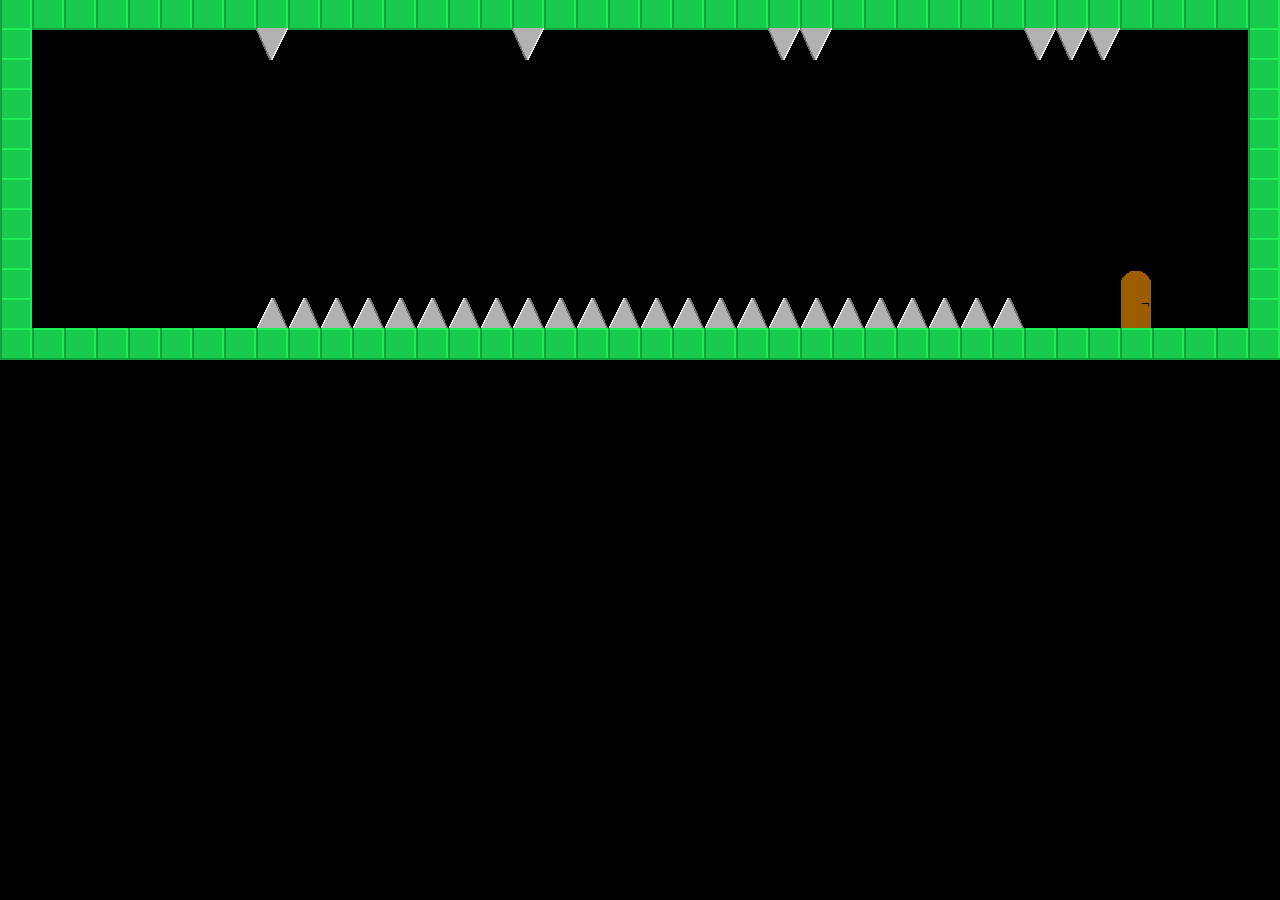

The image is a tile-based game level rendered from a .tmx file. Its description and source (layers, tilesets, objects; grid data summarised) follow:
An orthogonal 40x30 tile map with 32x30 px tiles, 1 tile layer (Tile Layer 1), 3 tilesets.

<map version="1.0" orientation="orthogonal" renderorder="left-down" width="40" height="30" tilewidth="32" tileheight="30" nextobjectid="1">
 <properties>
  <property name="playerstart" value="3,7" />
  <property name="scrollable" value="1" />
  <property name="starttext" value="Can you get the &quot;hang&quot; of it?" />
  <property name="togglegravity" value="1" />
 </properties>
 <tileset firstgid="1" name="map" tilewidth="32" tileheight="32">
  <image source="../../assets/img/steelblock.png" width="32" height="32" />
 </tileset>
 <tileset firstgid="2" name="spikes" tilewidth="32" tileheight="32">
  <image source="../../assets/img/spikes.png" width="128" height="32" />
 </tileset>
 <tileset firstgid="6" name="Door" tilewidth="32" tileheight="32">
  <image source="../../assets/img/door.png" width="64" height="32" />
  <tile id="1">
   <properties>
    <property name="playerstart" value="3,7" />
   </properties>
  </tile>
 </tileset>
 <layer name="Tile Layer 1" width="40" height="30">
  <data>[1200 cells, 133 non-empty, 5 distinct tile ids]</data>
 </layer>
</map>
